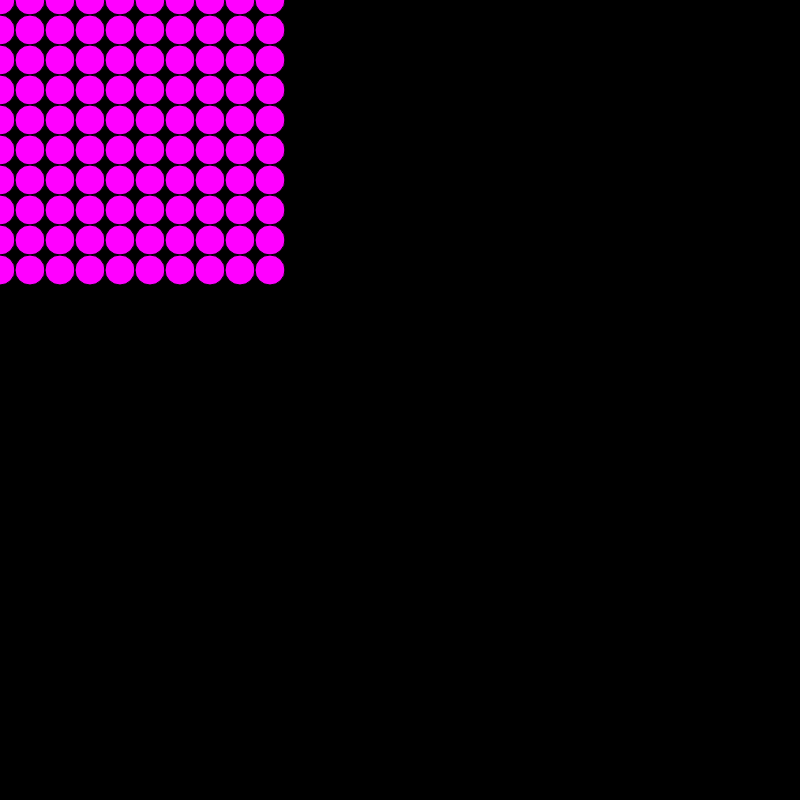
Frame 1 (no input)
Frame 60 (no input): identical to frame 1, image omitted
Frame 120 (the mouse pressed at the canvas centre since frame 60): identical to frame 1, image omitted

The p5.js sketch that drew this single still picture (run headless with seeded random() and noise() and a simulated clock; from frame 60 on, the mouse is pressed at the canvas centre):

// p5.js sketch
// ── sketch.js


function setup() 
{
    createCanvas(800,800);
}

function draw() 
{

    background(0);
    fill(255,0,255);

    for(var j = 0; j < 10; j ++)
    {
        for(var i = 0; i < 10; i++)
        {
              ellipse(i * 30,j * 30,30,30);
        }
    }

 
}
